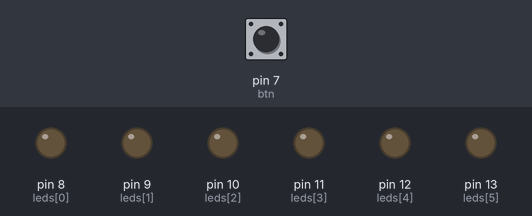
The sketch below on a simulated Arduino Uno, built with avr-gcc and run on an emulated ATmega328P. Parts: output pins drawn as LEDs (lit = HIGH). The test bench sets the inputs (shaded band); at power-on: pin 7 (btn) LOW.

Above: at 1.2 s.
1.3 s: pin 7 (btn) pulled HIGH for 1 s
At 2.7 s:
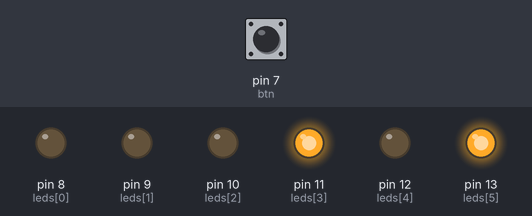
3.8 s: pin 7 (btn) pulled HIGH for 0.15 s
At 5.2 s:
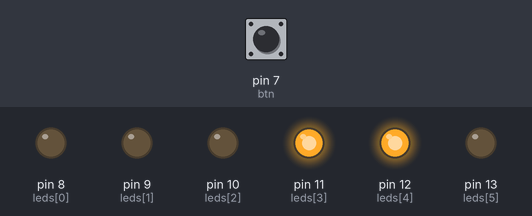
5.5 s: pin 7 (btn) pulled HIGH for 0.15 s
At 6.5 s:
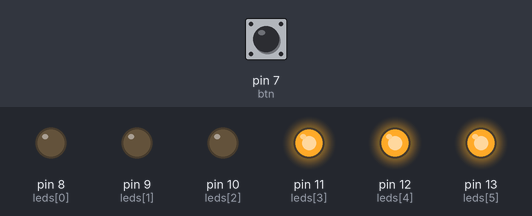
7.2 s: pin 7 (btn) pulled HIGH for 3.2 s
At 11.3 s:
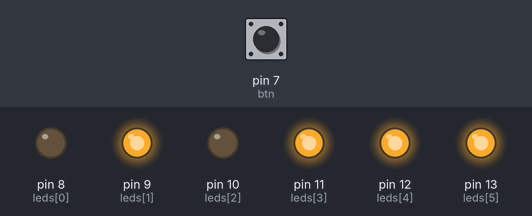
11.9 s: pin 7 (btn) pulled HIGH for 0.15 s
At 12.5 s:
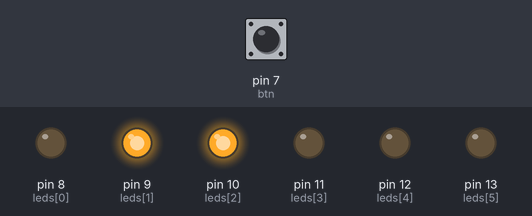
13.6 s: pin 7 (btn) pulled HIGH for 1 s
At 15.6 s:
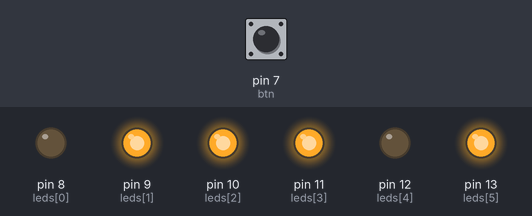
Timing chart, 0 to 17.1 s (numbered marks = the images above; inputs shaded):
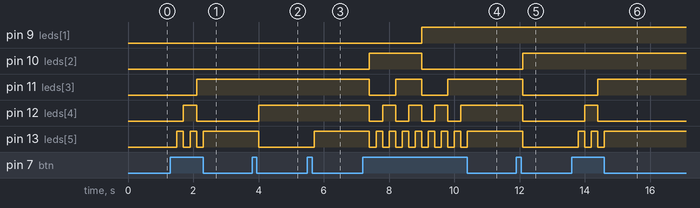

The sketch:

TAREA_.ino
```cpp
int n1[6]={0,0,0,0,0,1};
int n2[6]={0,0,0,0,1,0};
int n3[6]={0,0,0,0,1,1};
int n4[6]={0,0,0,1,0,0};
int n5[6]={0,0,0,1,0,1};
int n6[6]={0,0,0,1,1,0};
int n7[6]={0,0,0,1,1,1};
int n8[6]={0,0,1,0,0,0};
int n9[6]={0,0,1,0,0,1};
int n10[6]={0,0,1,0,1,0};
int n11[6]={0,0,1,0,1,1};
int n12[6]={0,0,1,1,0,0};
int n13[6]={0,0,1,1,0,1};
int n14[6]={0,0,1,1,1,0};
int n15[6]={0,0,1,1,1,1};
int n16[6]={0,1,0,0,0,0};
int n17[6]={0,1,0,0,0,1};
int n18[6]={0,1,0,0,1,0};
int n19[6]={0,1,0,0,1,1};
int n20[6]={0,1,0,1,0,0};
int n21[6]={0,1,0,1,0,1};
int n22[6]={0,1,0,1,1,0};
int n23[6]={0,1,0,1,1,1};
int n24[6]={0,1,1,0,0,0};
int n25[6]={0,1,1,0,0,1};
int n26[6]={0,1,1,0,1,0};
int n27[6]={0,1,1,0,1,1};
int n28[6]={0,1,1,1,0,0};
int n29[6]={0,1,1,1,0,1};
int n30[6]={0,1,1,1,1,0};
int n31[6]={0,1,1,1,1,1};
int n32[6]={1,0,0,0,0,0};
int n33[6]={1,0,0,0,0,1};
int n34[6]={1,0,0,0,1,0};
int n35[6]={1,0,0,0,1,1};
int n36[6]={1,0,0,1,0,0};
int n37[6]={1,0,0,1,0,1};
int n38[6]={1,0,0,1,1,0};
int n39[6]={1,0,0,1,1,1};
int n40[6]={1,0,1,0,0,0};
int n41[6]={1,0,1,0,0,1};
int n42[6]={1,0,1,0,1,0};
int n43[6]={1,0,1,0,1,1};
int n44[6]={1,0,1,1,0,0};
int n45[6]={1,0,1,1,0,1};
int n46[6]={1,0,1,1,1,0};
int n47[6]={1,0,1,1,1,1};
int n48[6]={1,1,0,0,0,0};
int n49[6]={1,1,0,0,0,1};
int n50[6]={1,1,0,0,1,0};
int n51[6]={1,1,0,0,1,1};
int n52[6]={1,1,0,1,0,0};
int n53[6]={1,1,0,1,0,1};
int n54[6]={1,1,0,1,1,0};
int n55[6]={1,1,0,1,1,1};
int n56[6]={1,1,1,0,0,0};
int n57[6]={1,1,1,0,0,1};
int n58[6]={1,1,1,0,1,0};
int n59[6]={1,1,1,0,1,1};
int n60[6]={1,1,1,1,0,0};
int n61[6]={1,1,1,1,0,1};
int n62[6]={1,1,1,1,1,0};
int n63[6]={1,1,1,1,1,1};
int btn=7;

int var=0;
int j=0;
int i=0;
int h;
int leds[6]={8,9,10,11,12,13};

void setup() {
  pinMode(btn,INPUT);
 for(h=0;h<6;h++){
 pinMode(leds[h],OUTPUT);
  }
}

void loop() {
  if(digitalRead(btn)==HIGH){
    var=var+1;
    delay(200);
    }
if(var==0){
  apagar();
  }
if(var==1){
      for(int i=0;i<6;i++){
      digitalWrite(leds[i],n1[i]);
      }
      }
if(var==2){
      for(int i=0;i<6;i++){
      digitalWrite(leds[i],n2[i]);
      }
      }
if(var==3){
      for(int i=0;i<6;i++){
      digitalWrite(leds[i],n3[i]);
      }
      }
if(var==4){
      for(int i=0;i<6;i++){
      digitalWrite(leds[i],n4[i]);
      }
      }
if(var==5){
      for(int i=0;i<6;i++){
      digitalWrite(leds[i],n5[i]);
      }
      }
if(var==6){
      for(int i=0;i<6;i++){
      digitalWrite(leds[i],n6[i]);
      }
      }
if(var==7){
      for(int i=0;i<6;i++){
      digitalWrite(leds[i],n7[i]);
      }
      }
if(var==8){
      for(int i=0;i<6;i++){
      digitalWrite(leds[i],n8[i]);
      }
      }
if(var==9){
      for(int i=0;i<6;i++){
      digitalWrite(leds[i],n9[i]);
      }
      }
if(var==10){
      for(int i=0;i<6;i++){
      digitalWrite(leds[i],n10[i]);
      }
      }
if(var==11){
      for(int i=0;i<6;i++){
      digitalWrite(leds[i],n11[i]);
      }
      }
if(var==12){
      for(int i=0;i<6;i++){
      digitalWrite(leds[i],n12[i]);
      }
      }
if(var==13){
      for(int i=0;i<6;i++){
      digitalWrite(leds[i],n13[i]);
      }
      }
if(var==14){
      for(int i=0;i<6;i++){
      digitalWrite(leds[i],n14[i]);
      }
      }
if(var==15){
      for(int i=0;i<6;i++){
      digitalWrite(leds[i],n15[i]);
      }
      }
if(var==16){
      for(int i=0;i<6;i++){
      digitalWrite(leds[i],n16[i]);
      }
      }
if(var==17){
      for(int i=0;i<6;i++){
      digitalWrite(leds[i],n17[i]);
      }
      }
if(var==18){
      for(int i=0;i<6;i++){
      digitalWrite(leds[i],n18[i]);
      }
      }
if(var==19){
      for(int i=0;i<6;i++){
      digitalWrite(leds[i],n19[i]);
      }
      }
if(var==20){
      for(int i=0;i<6;i++){
      digitalWrite(leds[i],n20[i]);
      }
      }
if(var==21){
      for(int i=0;i<6;i++){
      digitalWrite(leds[i],n21[i]);
      }
      }
if(var==22){
      for(int i=0;i<6;i++){
      digitalWrite(leds[i],n22[i]);
      }
      }
if(var==23){
      for(int i=0;i<6;i++){
      digitalWrite(leds[i],n23[i]);
      }
      }
if(var==24){
      for(int i=0;i<6;i++){
      digitalWrite(leds[i],n24[i]);
      }
      }
if(var==25){
      for(int i=0;i<6;i++){
      digitalWrite(leds[i],n25[i]);
      }
      }
if(var==26){
      for(int i=0;i<6;i++){
      digitalWrite(leds[i],n26[i]);
      }
      }
if(var==27){
      for(int i=0;i<6;i++){
      digitalWrite(leds[i],n27[i]);
      }
      }
if(var==28){
      for(int i=0;i<6;i++){
      digitalWrite(leds[i],n28[i]);
      }
      }
if(var==29){
      for(int i=0;i<6;i++){
      digitalWrite(leds[i],n29[i]);
      }
      }
if(var==30){
      for(int i=0;i<6;i++){
      digitalWrite(leds[i],n30[i]);
      }
      }
if(var==31){
      for(int i=0;i<6;i++){
      digitalWrite(leds[i],n31[i]);
      }
      }
if(var==32){
      for(int i=0;i<6;i++){
      digitalWrite(leds[i],n32[i]);
      }
      }
if(var==33){
      for(int i=0;i<6;i++){
      digitalWrite(leds[i],n33[i]);
      }
      }
if(var==34){
      for(int i=0;i<6;i++){
      digitalWrite(leds[i],n34[i]);
      }
      }
if(var==35){
      for(int i=0;i<6;i++){
      digitalWrite(leds[i],n35[i]);
      }
      }
if(var==36){
      for(int i=0;i<6;i++){
      digitalWrite(leds[i],n36[i]);
      }
      }
if(var==37){
      for(int i=0;i<6;i++){
      digitalWrite(leds[i],n37[i]);
      }
      }
if(var==38){
      for(int i=0;i<6;i++){
      digitalWrite(leds[i],n38[i]);
      }
      }
if(var==39){
      for(int i=0;i<6;i++){
      digitalWrite(leds[i],n39[i]);
      }
      }
if(var==40){
      for(int i=0;i<6;i++){
      digitalWrite(leds[i],n40[i]);
      }
      }
if(var==41){
      for(int i=0;i<6;i++){
      digitalWrite(leds[i],n41[i]);
      }
      }
if(var==42){
      for(int i=0;i<6;i++){
      digitalWrite(leds[i],n42[i]);
      }
      }
if(var==43){
      for(int i=0;i<6;i++){
      digitalWrite(leds[i],n43[i]);
      }
      }
if(var==44){
      for(int i=0;i<6;i++){
      digitalWrite(leds[i],n44[i]);
      }
      }
if(var==45){
      for(int i=0;i<6;i++){
      digitalWrite(leds[i],n45[i]);
      }
      }
if(var==46){
      for(int i=0;i<6;i++){
      digitalWrite(leds[i],n46[i]);
      }
      }
if(var==47){
      for(int i=0;i<6;i++){
      digitalWrite(leds[i],n47[i]);
      }
      }
if(var==48){
      for(int i=0;i<6;i++){
      digitalWrite(leds[i],n48[i]);
      }
      }
if(var==49){
      for(int i=0;i<6;i++){
      digitalWrite(leds[i],n49[i]);
      }
      }
if(var==50){
      for(int i=0;i<6;i++){
      digitalWrite(leds[i],n50[i]);
      }
      }
if(var==51){
      for(int i=0;i<6;i++){
      digitalWrite(leds[i],n51[i]);
      }
      }
if(var==52){
      for(int i=0;i<6;i++){
      digitalWrite(leds[i],n52[i]);
      }
      }
if(var==53){
      for(int i=0;i<6;i++){
      digitalWrite(leds[i],n53[i]);
      }
      }
if(var==54){
      for(int i=0;i<6;i++){
      digitalWrite(leds[i],n54[i]);
      }
      }
if(var==55){
      for(int i=0;i<6;i++){
      digitalWrite(leds[i],n55[i]);
      }
      }
if(var==56){
      for(int i=0;i<6;i++){
      digitalWrite(leds[i],n56[i]);
      }
      }
if(var==57){
      for(int i=0;i<6;i++){
      digitalWrite(leds[i],n57[i]);
      }
      }
if(var==58){
      for(int i=0;i<6;i++){
      digitalWrite(leds[i],n58[i]);
      }
      }
if(var==59){
      for(int i=0;i<6;i++){
      digitalWrite(leds[i],n59[i]);
      }
      }
if(var==60){
      for(int i=0;i<6;i++){
      digitalWrite(leds[i],n60[i]);
      }
      }
if(var==61){
      for(int i=0;i<6;i++){
      digitalWrite(leds[i],n61[i]);
      }
      }
if(var==62){
      for(int i=0;i<6;i++){
      digitalWrite(leds[i],n62[i]);
      }
      }
if(var==63){
      for(int i=0;i<6;i++){
      digitalWrite(leds[i],n63[i]);
      }
      }
if(var==64){
      var=0;
      }
}


//
//void encender(){
//
//     for(int i=0;i<6;i++){
//      digitalWrite(leds[i],n63[i]);
//      }
//
//
//  }

void apagar(){
      for(int i=0;i<6;i++){
        digitalWrite(leds[i],LOW);
        }
  }
void cambiar(){

  }
```

Measured:
- after the input at 1.3 s, pin 11 (leds[3]): LOW → HIGH after 0.80 s; pin 12 (leds[4]): LOW → HIGH after 0.40 s, → LOW 0.40 s later; pin 13 (leds[5]): alternates HIGH for 0.20 s and LOW for 0.20 s, 5 changes in all, then stays HIGH, starting after 0.20 s
- after the input at 3.8 s, pin 12 (leds[4]): LOW → HIGH after 0.20 s; pin 13 (leds[5]): HIGH → LOW after 0.20 s
- after the input at 5.5 s, pin 13 (leds[5]): LOW → HIGH after 0.20 s
- after the input at 7.2 s, pin 9 (leds[1]): LOW → HIGH after 1.8 s; pin 10 (leds[2]): LOW → HIGH after 0.20 s, → LOW 1.6 s later
- after the input at 11.9 s, pin 10 (leds[2]): LOW → HIGH after 0.20 s; pin 11 (leds[3]), pin 12 (leds[4]), pin 13 (leds[5]): HIGH → LOW after 0.20 s
- after the input at 13.6 s, pin 11 (leds[3]): LOW → HIGH after 0.80 s; pin 12 (leds[4]): LOW → HIGH after 0.40 s, → LOW 0.40 s later; pin 13 (leds[5]): alternates HIGH for 0.20 s and LOW for 0.20 s, 5 changes in all, then stays HIGH, starting after 0.20 s
